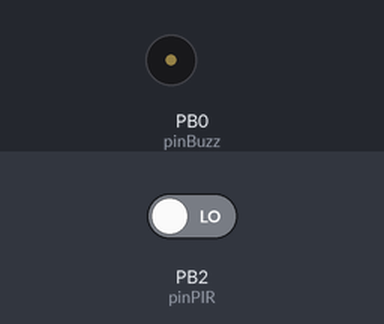
Bench run of a sketch on a simulated ATtiny85, built with avr-gcc and run on an emulated ATtiny85. On the bench: buzzer (waves = sounding, pin HIGH). The inputs (shaded band) are chosen by the test bench; at power-on: PB2 (pinPIR) LOW. Sleep ends after the set time or at an interrupt.

Above: at 1.2 s.
1.3 s: PB2 (pinPIR) driven HIGH
At 1.6 s:
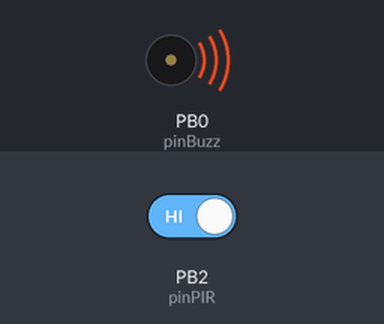
Timing chart, 0 to 4.3 s (numbered marks = the images above; inputs shaded):
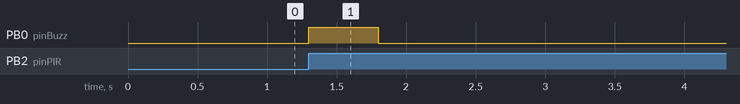

The sketch:

attiny_sleep_wake_on_pir.ino
```cpp
/*
  Opis: pistanje kad zec predje na zabranjeni deo kauca, kod nekih zica i sl.
  Arduino: ATtiny85
  Napajanje: 18650
  Senzori:
    - PIR: detekcija zivotinje
    - 2 tastera: vol+ i vol- za buzzer
  Aktuatori:
    - Buzzer
*/
//* ~500uA

#include <avr/sleep.h>
#include <avr/interrupt.h>

const int pinPIR = 2;           // PIR senzor; ako se promeni ova vrednost, obavezno izmeniti PCINT? u sleep() i setup()
const int pinBuzz = 0;          // buzzer/zvucnik

void setup()
{
  pinMode(pinPIR, INPUT);
  pinMode(pinBuzz, OUTPUT);
  digitalWrite(pinBuzz, false);

  GIMSK |= _BV(PCIE);   // Enable Pin Change Interrupts
  PCMSK |= _BV(PCINT2); // Use PBX as interrupt pin
  sei();                // Enable interrupts
}

void sleep()
{
  GIMSK |= _BV(PCIE);                  // Enable Pin Change Interrupts
  PCMSK |= _BV(PCINT2);                // Use PBX as interrupt pin
  ADCSRA &= ~_BV(ADEN);                // ADC off
  set_sleep_mode(SLEEP_MODE_PWR_DOWN); // replaces above statement
  sleep_enable();                      // Sets the Sleep Enable bit in the MCUCR Register (SE BIT)
  sei();                               // Enable interrupts
  sleep_cpu();                         // sleep
}

ISR(PCINT0_vect)
{
}

void loop()
{
  if (digitalRead(pinPIR))
  {
    digitalWrite(pinBuzz, true);
    delay(500);
    digitalWrite(pinBuzz, false);
    delay(10);
  }
  sleep();
}
```

Measured:
- after the input at 1.3 s, PB0 (pinBuzz): LOW → HIGH at once, → LOW 0.50 s later
